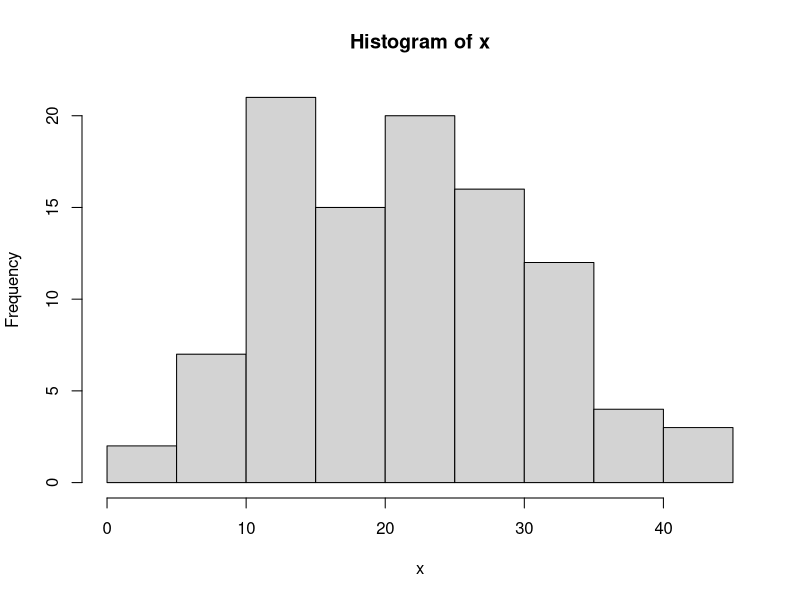

This figure's R source:
## ---- chunk 1
x <- rnorm(100, mean=20, sd=10)
hist(x)
